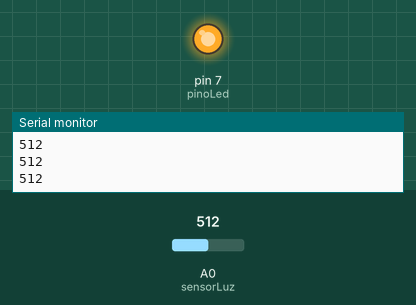
Recording of a sketch running on a simulated Arduino Uno, built with avr-gcc and run on an emulated ATmega328P. On the bench: output pins drawn as LEDs (lit = HIGH), the last lines printed to the serial monitor. The inputs (shaded band) are chosen by the test bench; at power-on: A0 (sensorLuz) = 512.

Above: at 1.2 s.
1.3 s: A0 (sensorLuz) set to 105
2.8 s: A0 (sensorLuz) set to 91
At 3.5 s:
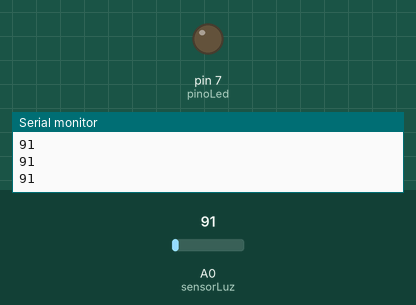
4.3 s: A0 (sensorLuz) set to 110
At 4.9 s:
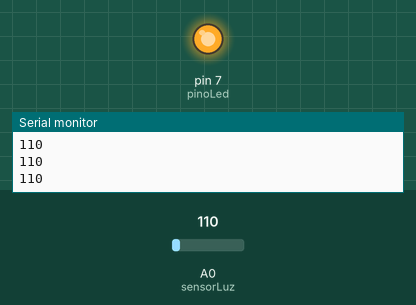
5.8 s: A0 (sensorLuz) set to 90
At 6.4 s:
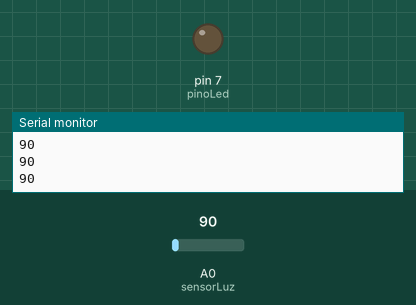
Timing chart, 0 to 8.3 s (numbered marks = the images above; inputs shaded):
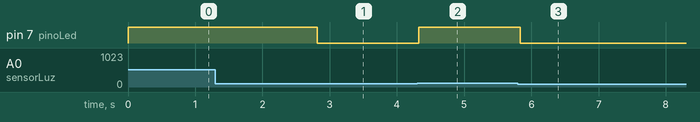

Measured:
- the behaviour switches between 101 and 100 on A0 (sensorLuz) (found by bisection; images 0 and 1)
- after the input at 2.8 s, pin 7 (pinoLed): HIGH → LOW at once
- after the input at 4.3 s, pin 7 (pinoLed): LOW → HIGH at once
- after the input at 5.8 s, pin 7 (pinoLed): HIGH → LOW at once

The sketch:

light_sensor.ino
```cpp
#include <Arduino.h>

int sensorLuz = A0;
int valorSensorLuz = 0;
int pinoLed = 7;

void setup() {
    Serial.begin(9600);
    pinMode(sensorLuz, INPUT);
    pinMode(pinoLed, OUTPUT);
}

void loop() {
    valorSensorLuz = analogRead(sensorLuz);
    Serial.println(valorSensorLuz);
    digitalWrite(pinoLed, valorSensorLuz > 100);
    delay(50);
}
```
